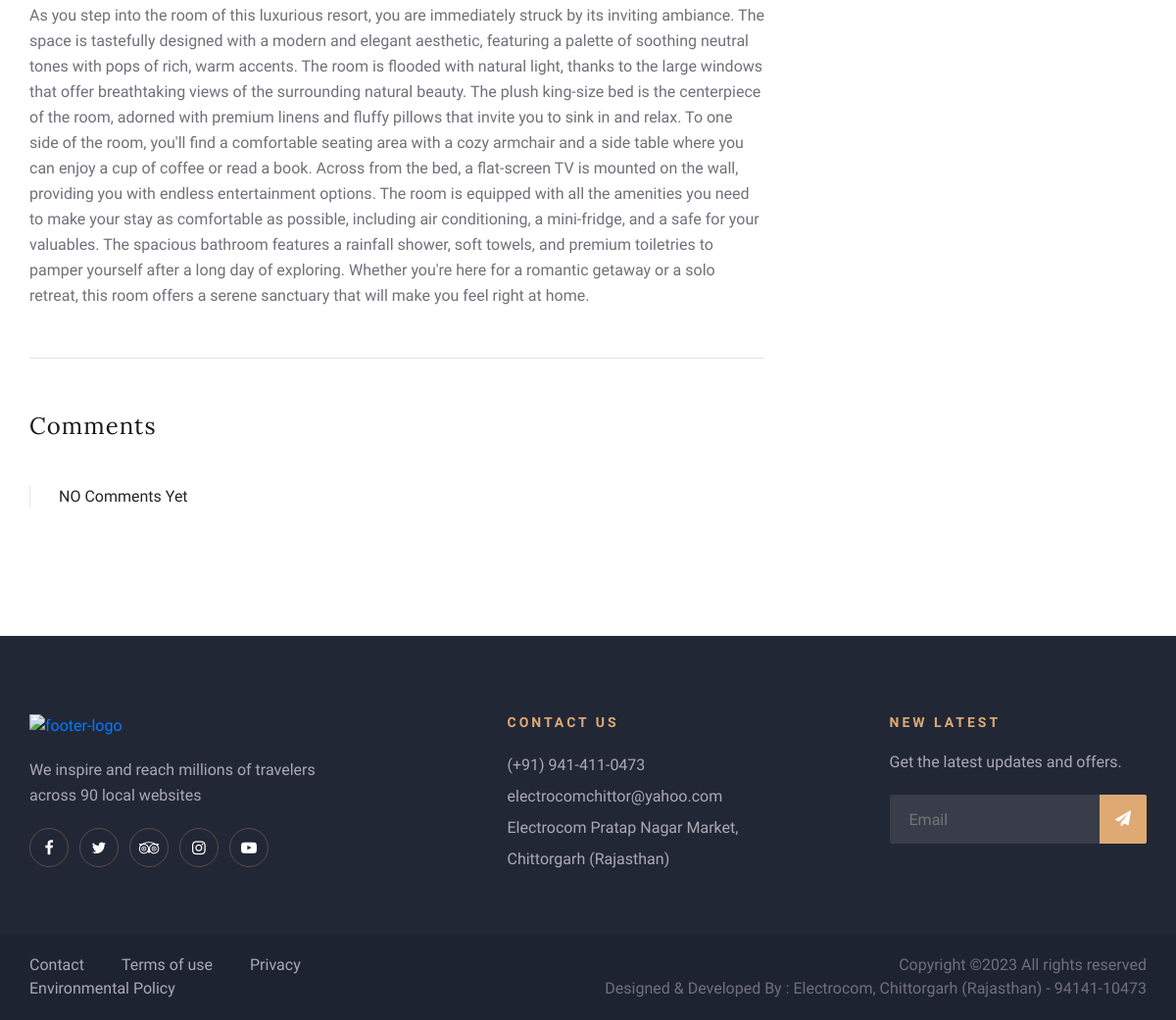
The app's page /details/1/ (lower part), older data.
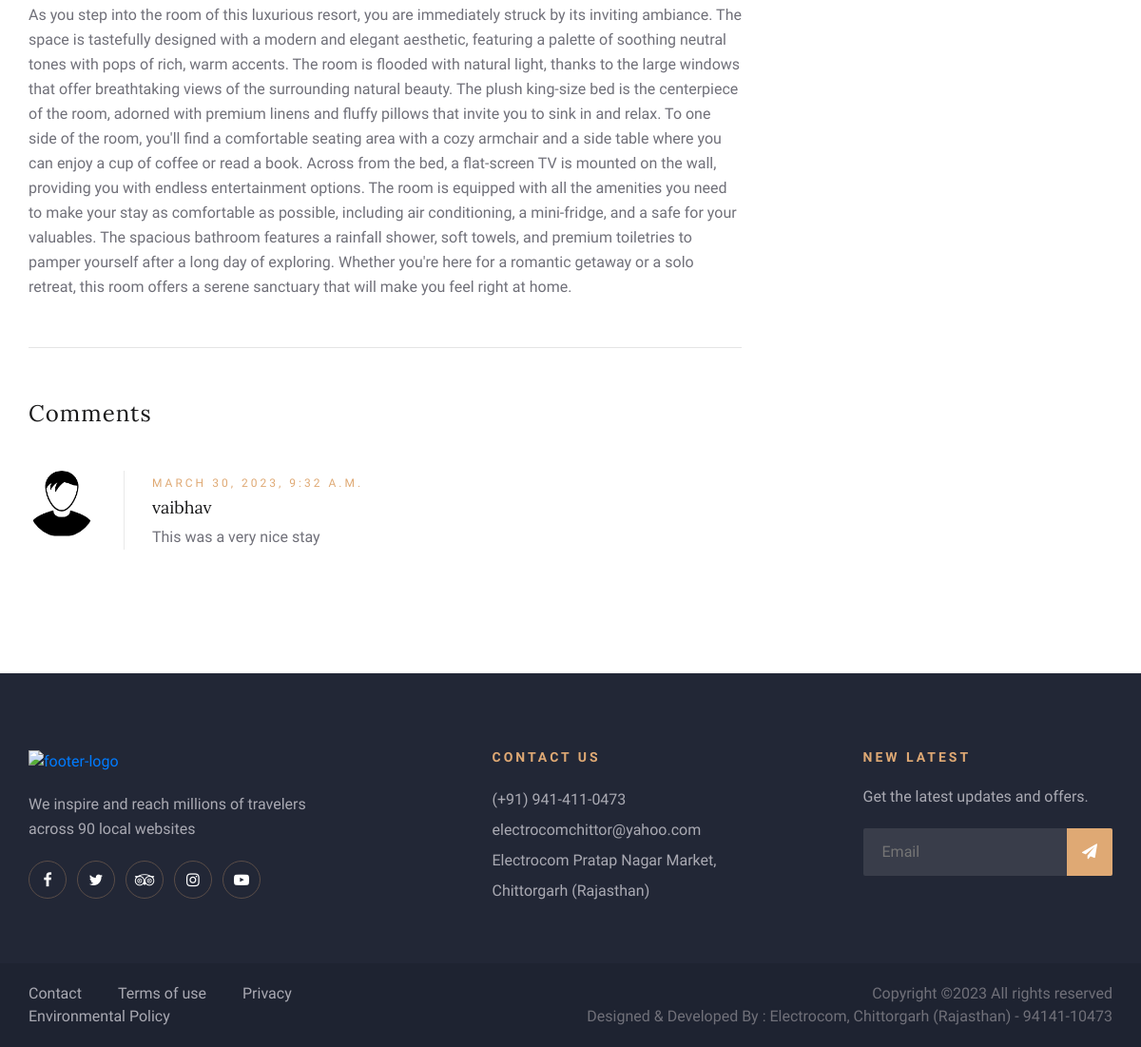
The same page, newer data.
### hms/models.py (models this page shows, shortened)
class Room(models.Model):
    ROOM_TYPES = [
        ('ac', 'AC'),
        ('nonac', 'NonAC'),
    ]
    ROOM_STATUSES = [
        ('vacant', 'Vacant'),
        ('occupied', 'Occupied'),
        ('reserved', 'Reserved'),
        ('dirty', 'Dirty'),
        ('cleaned', 'Cleaned'),
        ('outofservice', 'Out of Service')
    ]
    id = models.AutoField(primary_key=True, editable=False)
    room_no = models.CharField(max_length=5)
    room_status = models.CharField(max_length=20, choices=ROOM_STATUSES)
    room_type = models.CharField(max_length=20, choices=ROOM_TYPES)
    beds = models.PositiveIntegerField()
    price = models.CharField(max_length=10)
    description = models.TextField(blank=True)
    image = models.ImageField(upload_to='room_images', blank=True)
    created_at = models.DateTimeField(auto_now_add=True, null=True)
    updated_at = models.DateTimeField(auto_now=True, null=True)

class Comment(models.Model):
    id = models.AutoField(primary_key=True, editable=False)
    user = models.ForeignKey(User, on_delete=models.CASCADE)
    room = models.ForeignKey(Room, on_delete=models.CASCADE)
    email = models.EmailField(max_length=50)
    comment = models.TextField()
    created_at = models.DateTimeField(auto_now_add=True)

### hms/views.py (the view, shortened to what this page needs)
# urls.py: path("details/<int:room_id>/", views.room_detail, name="room_detail"),
def room_detail(request, room_id):
    room = Room.objects.get(id=room_id)
    comments = Comment.objects.filter(room=room)
    data = {
        'room': room,
        'room_id': room_id,
        'comments': comments,
    }
    return render(request, 'main/room_detail.html', data)

### templates/main/room_detail.html (shortened to what this page needs)
{% extends 'base.html' %}
{% load static %}
{% block content %}
    <section class="room-details-section spad">
        <div class="container">
            <div class="row">
                <div class="col-lg-8">
                    <div class="room-details-item">
                        <div class="rd-text">
                            <p class="f-para">
                                {{room.description}}
                            </p>
                        </div>
                    </div>
                    <div class="rd-reviews">
                        <h4>Comments</h4>
                        {% for comment in comments %}
                        <div class="review-item">
                            <div class="ri-pic">
                                <img src="{% static 'img/room/avatar/avatar.webp' %}" alt="">
                            </div>
                            <div class="ri-text">
                                <span>{{ comment.created_at }}</span>
                                <h5>{{ comment.user.username }}</h5>
                                <p>{{ comment.comment }}</p>
                            </div>
                        </div>
                        {% empty %}
                        <div class="review-item">
                            <div class="ri-text">
                                NO Comments Yet
                            </div>
                        </div>
                        {% endfor %}
                    </div>
                </div>
                <div class="col-lg-4">
                </div>
            </div>
        </div>
    </section>
{% include 'includes/footer.html' %}
{% endblock %}

### templates/base.html (shortened to what this page needs)
<!DOCTYPE html>
{% load static %}
<html lang='en'>
<head>
    <link rel='stylesheet' href='https://use.fontawesome.com/releases/v5.0.13/css/all.css'>
    <link rel='stylesheet' href='https://stackpath.bootstrapcdn.com/bootstrap/4.1.1/css/bootstrap.min.css'>
    <link rel="stylesheet" href="{% static 'css/bootstrap.min.css' %} " type="text/css">
    <link rel="stylesheet" href="{% static 'css/font-awesome.min.css' %} " type="text/css">
    <link rel="stylesheet" href="{% static 'css/elegant-icons.css' %} " type="text/css">
    <link rel="stylesheet" href="{% static 'css/flaticon.css' %} " type="text/css">
    <link rel="stylesheet" href="{% static 'css/owl.carousel.min.css' %} " type="text/css">
    <link rel="stylesheet" href="{% static 'css/nice-select.css' %} " type="text/css">
    <link rel="stylesheet" href="{% static 'css/jquery-ui.min.css' %} " type="text/css">
    <link rel="stylesheet" href="{% static 'css/magnific-popup.css' %} " type="text/css">
    <link rel="stylesheet" href="{% static 'css/slicknav.min.css' %} " type="text/css">
    <link rel="stylesheet" href="{% static 'css/style.css' %} " type="text/css">
</head>
<body>
    {% block content %}
    {% endblock %}
</body>
</html>

### templates/includes/header1.html (shortened to what this page needs)
{% load static %}

### templates/includes/header2.html (shortened to what this page needs)
{% load static %}

### templates/includes/footer.html
{% load static %}
    <footer class="footer-section">
        <div class="container">
            <div class="footer-text">
                <div class="row">
                    <div class="col-lg-4">
                        <div class="ft-about">
                            <div class="logo">
                                <a href="#">
                                    <img src="{% static '' %}" alt="footer-logo">
                                </a>
                            </div>
                            <p>We inspire and reach millions of travelers<br /> across 90 local websites</p>
                            <div class="fa-social">
                                <a href="#"><i class="fa fa-facebook"></i></a>
                                <a href="#"><i class="fa fa-twitter"></i></a>
                                <a href="#"><i class="fa fa-tripadvisor"></i></a>
                                <a href="#"><i class="fa fa-instagram"></i></a>
                                <a href="#"><i class="fa fa-youtube-play"></i></a>
                            </div>
                        </div>
                    </div>
                    <div class="col-lg-3 offset-lg-1">
                        <div class="ft-contact">
                            <h6>Contact Us</h6>
                            <ul>
                                <li>(+91) 941-411-0473</li>
                                <li>electrocomchittor@yahoo.com</li>
                                <li>Electrocom Pratap Nagar Market, Chittorgarh (Rajasthan)</li>
                            </ul>
                        </div>
                    </div>
                    <div class="col-lg-3 offset-lg-1">
                        <div class="ft-newslatter">
                            <h6>New latest</h6>
                            <p>Get the latest updates and offers.</p>
                            <form action="#" class="fn-form">
                                <input type="text" placeholder="Email">
                                <button type="submit"><i class="fa fa-send"></i></button>
                            </form>
                        </div>
                    </div>
                </div>
            </div>
        </div>
        <div class="copyright-option">
            <div class="container">
                <div class="row">
                    <div class="col-lg-5">
                        <ul>
                            <li><a href="#">Contact</a></li>
                            <li><a href="#">Terms of use</a></li>
                            <li><a href="#">Privacy</a></li>
                            <li><a href="#">Environmental Policy</a></li>
                        </ul>
                    </div>
                    <div class="col-lg-7">
                        <div class="co-text">
                            Copyright &copy;<script>document.write(new Date().getFullYear());</script> All rights reserved
                            <div>
                                Designed & Developed By : Electrocom, Chittorgarh (Rajasthan) - 94141-10473
                            </div>
                        </div>
                    </div>
                </div>
            </div>
        </div>
    </footer>

### static/css/style.css (style rules this page uses)
html, body { height: 100%; font-family: "Cabin", sans-serif; -webkit-font-smoothing: antialiased; font-smoothing: antialiased; }
h1, h2, h3, h4, h5, h6 { margin: 0; color: #111111; font-weight: 400; font-family: "Lora", serif; }
h4 { font-size: 24px; }
h5 { font-size: 18px; }
h6 { font-size: 16px; }
p { font-size: 16px; font-family: "Cabin", sans-serif; color: #6b6b6b; font-weight: 400; line-height: 26px; margin: 0 0 15px 0; }
img { max-width: 100%; }
ul, ol { padding: 0; margin: 0; }
.spad { padding-top: 100px; padding-bottom: 100px; }
.footer-section { background: #222736; }
.footer-section .footer-text { padding: 80px 0 30px; }
.footer-section .footer-text .ft-about { margin-bottom: 30px; }
.footer-section .footer-text .ft-about .logo { margin-bottom: 20px; }
.footer-section .footer-text .ft-about .logo a { display: inline-block; }
.footer-section .footer-text .ft-about p { color: #aaaab3; margin-bottom: 20px; }
.footer-section .footer-text .ft-about .fa-social a { display: inline-block; height: 40px; width: 40px; font-size: 16px; line-height: 40px; text-align: center; color: #ffffff; border: 1px solid #5A4D48; border-radius: 50%; -webkit-transition: all 0.3s; -o-transition: all 0.3s; transition: all 0.3s; margin-right: 7px; }
.footer-section .footer-text .ft-contact { margin-bottom: 30px; }
.footer-section .footer-text .ft-contact h6 { font-size: 14px; color: #dfa974; text-transform: uppercase; font-weight: 700; letter-spacing: 3px; font-family: "Cabin", sans-serif; margin-bottom: 20px; }
.footer-section .footer-text .ft-contact ul li { font-size: 16px; color: #aaaab3; line-height: 32px; list-style: none; }
.footer-section .footer-text .ft-newslatter h6 { font-size: 14px; color: #dfa974; text-transform: uppercase; font-weight: 700; letter-spacing: 3px; font-family: "Cabin", sans-serif; margin-bottom: 20px; }
.footer-section .footer-text .ft-newslatter p { color: #aaaab3; margin-bottom: 20px; }
.footer-section .footer-text .ft-newslatter .fn-form { position: relative; }
.footer-section .footer-text .ft-newslatter .fn-form input { width: 100%; height: 50px; border-radius: 2px; background: #393D4A; border: none; padding-left: 20px; font-size: 16px; color: #707079; }
.footer-section .footer-text .ft-newslatter .fn-form button { position: absolute; right: 0; top: 0; font-size: 16px; background: #dfa974; color: #ffffff; padding: 0 16px; height: 50px; border: none; border-radius: 0 2px 2px 0; }
.footer-section .copyright-option { background: rgba(16, 20, 31, 0.2); padding: 20px 0; }
.footer-section .copyright-option ul li { list-style: none; display: inline-block; margin-right: 34px; }
.footer-section .copyright-option ul li:last-child { margin-right: 0; }
.footer-section .copyright-option ul li a { font-size: 16px; color: #aaaab3; }
.footer-section .copyright-option .co-text { font-size: 16px; color: #707079; text-align: right; }
.room-details-section { padding-top: 0; padding-bottom: 80px; }
.room-details-item { margin-bottom: 50px; }
.room-details-item .rd-text p { color: #707079; }
.room-details-item .rd-text p.f-para { margin-bottom: 22px; }
.rd-reviews { padding-top: 55px; border-top: 1px solid #e5e5e5; margin-bottom: 50px; }
.rd-reviews h4 { color: #19191a; letter-spacing: 1px; margin-bottom: 45px; }
.rd-reviews .review-item { margin-bottom: 32px; }
.rd-reviews .review-item .ri-pic { float: left; margin-right: 30px; }
.rd-reviews .review-item .ri-pic img { height: 70px; width: 70px; border-radius: 50%; }
.rd-reviews .review-item .ri-text { overflow: hidden; position: relative; padding-left: 30px; }
.rd-reviews .review-item .ri-text:before { position: absolute; left: 0; top: 0; width: 1px; height: 100%; background: #e9e9e9; content: ""; }
.rd-reviews .review-item .ri-text span { font-size: 12px; color: #dfa974; text-transform: uppercase; letter-spacing: 3px; }
.rd-reviews .review-item .ri-text h5 { color: #19191a; margin-top: 4px; margin-bottom: 8px; }
.rd-reviews .review-item .ri-text p { color: #707079; margin-bottom: 0; }
@media only screen and (min-width: 1200px) { .container { max-width: 1170px; } }

Row changes from the older to the newer data that the page shows:
added Comment: created_at "MARCH 30, 2023, 9:32 A.M.", user.username "vaibhav", comment "This was a very nice stay"
Text that changed along with them:
text no longer shown: "NO Comments Yet"
